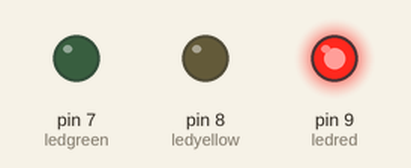
Bench run of a sketch on a simulated Arduino Uno, built with avr-gcc and run on an emulated ATmega328P. On the bench: output pins drawn as LEDs (lit = HIGH).

Above: at 2.5 s.
At 6.0 s:
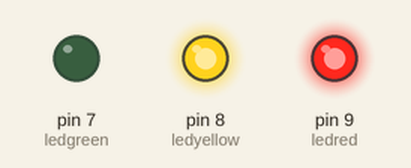
At 8.5 s:
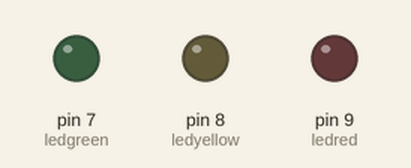
At 11.5 s:
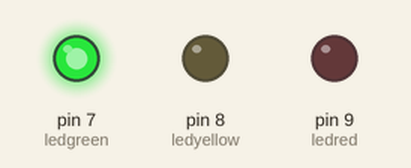
At 18.0 s:
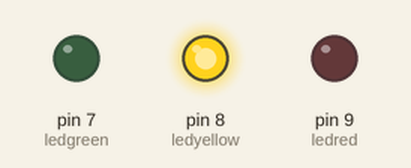
Timing chart, 0 to 24.7 s (numbered marks = the images above):
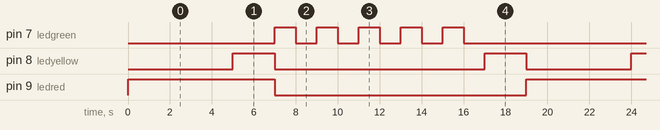

Measured:
- by itself, pin 7 (ledgreen): repeats every 19.0 s: 4 × (LOW 1.0 s, HIGH 1.0 s), LOW 10.0 s, HIGH 1.0 s
- by itself, pin 8 (ledyellow): repeats every 19.0 s: LOW 10.0 s, HIGH 2.0 s, LOW 5.0 s, HIGH 2.0 s
- by itself, pin 9 (ledred): alternates HIGH for 7.0 s and LOW for 12.0 s

The sketch:

traffic.ino
```cpp
int ledred=9;
int ledyellow=8;
int ledgreen=7;

void setup()
{
  pinMode(ledred, OUTPUT);
  pinMode(ledyellow, OUTPUT);
  pinMode(ledgreen, OUTPUT);
}

void loop() {
  digitalWrite(ledred, HIGH);
  delay(5000);
  digitalWrite(ledyellow, HIGH);
  delay(2000);
  digitalWrite(ledred, LOW);
  digitalWrite(ledyellow, LOW);
  for(int i=0; i<5;i++)
  {
    digitalWrite(ledgreen, HIGH);
    delay(1000);
    digitalWrite(ledgreen, LOW);
    delay(1000);
  }
  digitalWrite(ledyellow, HIGH);
  delay(2000);
  digitalWrite(ledyellow, LOW);
}
```
